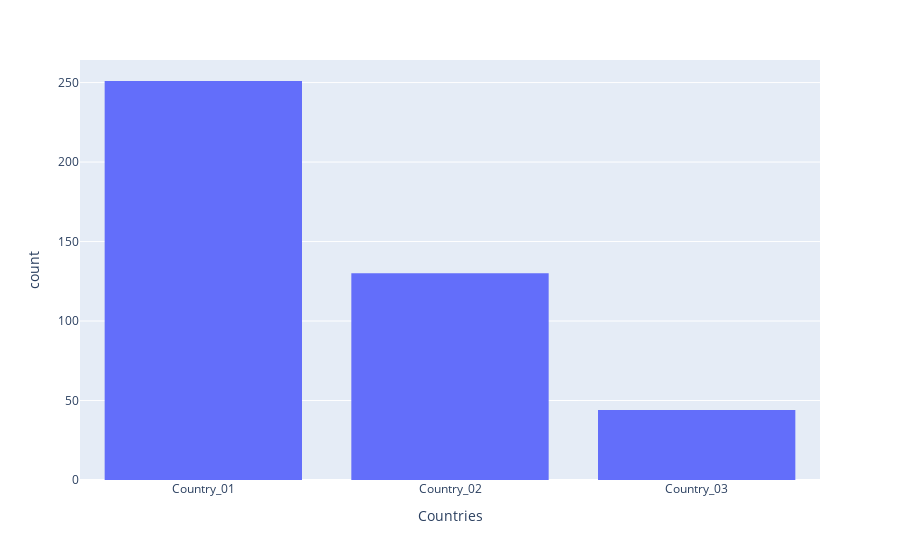

The notebook cell saved with this chart:
### Markdown cell above
1. Let us check the distribution of data based on country.

### Code cell
import plotly.express as px
fig = px.histogram(accident_safety_data_new, x="Countries")
fig.show()

### Figure 1 — Plotly figure (JSON) as saved in the notebook; plotly's stock layout.template omitted (floating-point values rounded to 4 significant figures; data arrays with more than 128 entries replaced by an {"elided": "..."} marker saying what was removed)
{"data": [{"alignmentgroup": "True", "bingroup": "x", "hovertemplate": "Countries=%{x}<br>count=%{y}<extra></extra>", "legendgroup": "", "marker": {"color": "#636efa"}, "name": "", "offsetgroup": "", "orientation": "v", "showlegend": false, "type": "histogram", "x": {"elided": "425 str values"}, "xaxis": "x", "yaxis": "y"}], "layout": {"barmode": "relative", "legend": {"tracegroupgap": 0}, "margin": {"t": 60}, "xaxis": {"anchor": "y", "domain": [0, 1], "title": {"text": "Countries"}}, "yaxis": {"anchor": "x", "domain": [0, 1], "title": {"text": "count"}}}}
